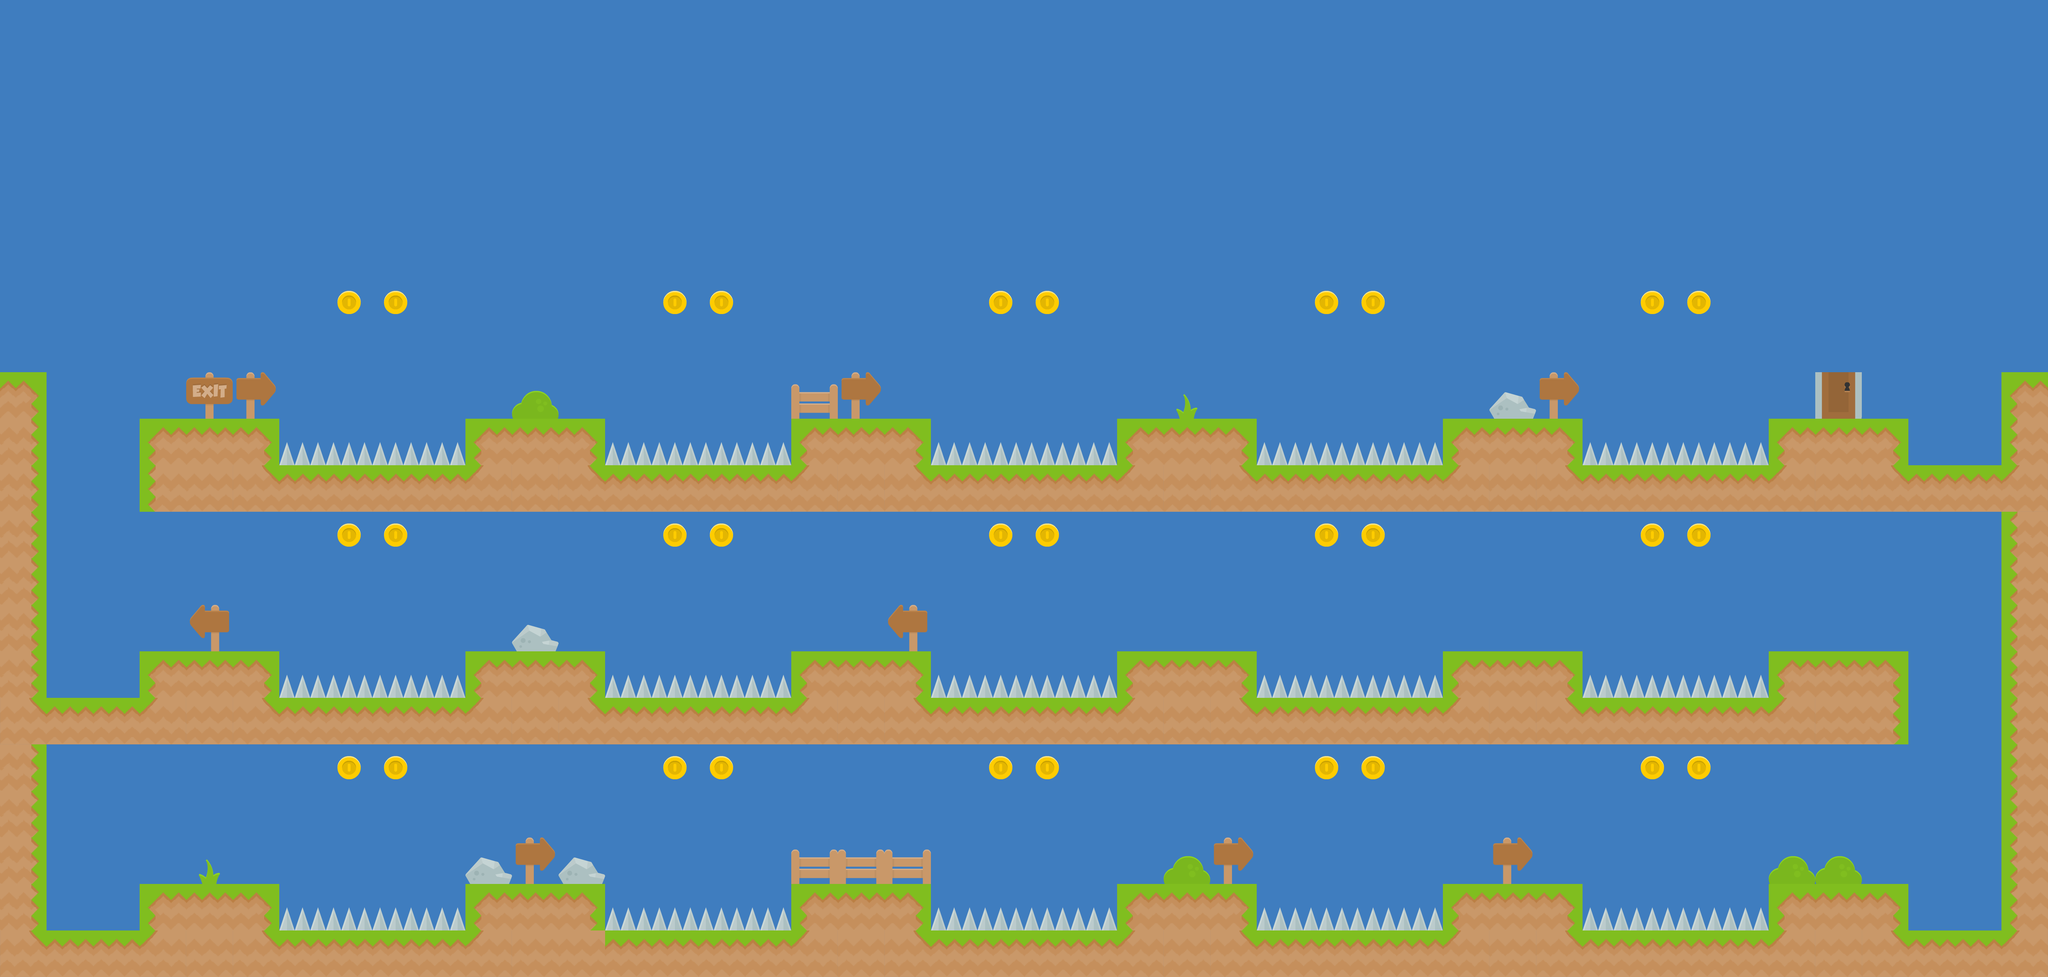

A level layout from a 2D game, rendered from its tile map. Below: a short description, then the map file with tile-grid data replaced by summaries:
An orthogonal 44x21 tile map with 128x128 px tiles, 3 tile layers (sky, visual, ground), 4 tilesets.

<map version="1.0" orientation="orthogonal" renderorder="right-down" width="44" height="21" tilewidth="128" tileheight="128" nextobjectid="1">
 <tileset firstgid="1" name="grass" tilewidth="128" tileheight="128" tilecount="64">
  <image source="../../../Tilesets/grass.png" width="1024" height="1024" />
 </tileset>
 <tileset firstgid="65" name="specialTiles" tilewidth="128" tileheight="128" tilecount="64">
  <image source="../../../Tilesets/specialTiles.png" width="1024" height="1024" />
 </tileset>
 <tileset firstgid="129" name="visualTiles" tilewidth="128" tileheight="128" tilecount="64">
  <image source="../../../Tilesets/visualTiles.png" width="1024" height="1024" />
 </tileset>
 <tileset firstgid="193" name="sky" tilewidth="128" tileheight="128" tilecount="1">
  <image source="../../../Tilesets/sky.png" width="128" height="128" />
 </tileset>
 <layer name="sky" width="44" height="21">
  <data>[924 cells, 924 non-empty, 1 distinct tile ids]</data>
 </layer>
 <layer name="visual" width="44" height="21">
  <data>[924 cells, 23 non-empty, 7 distinct tile ids]</data>
 </layer>
 <layer name="ground" width="44" height="21">
  <data>[924 cells, 293 non-empty, 11 distinct tile ids]</data>
 </layer>
</map>
